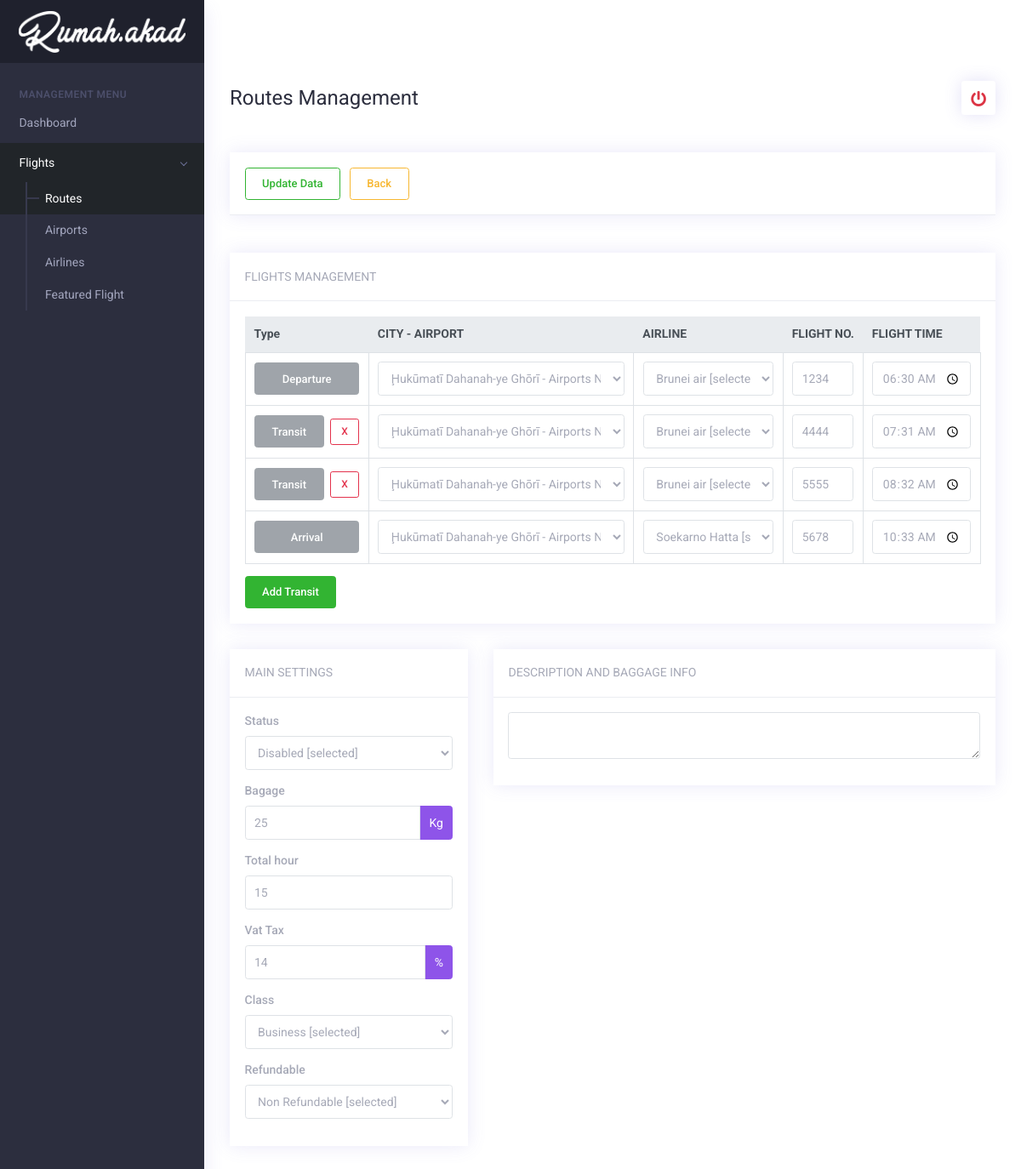
The app's page /routes?action=routes&edit=b534b291bb967933cc8593482 with its own data.
### tables this page shows
CREATE TABLE `main_routes` (
  `id_routes` varchar(25) NOT NULL,
  `status` enum('Enabled','Disabled') NOT NULL,
  `bagage` int(4) NOT NULL,
  `total_hour` int(2) NOT NULL,
  `vat_tax` char(6) NOT NULL,
  `class` enum('Economy','Business') NOT NULL,
  `refundable` enum('Refundable','Non Refundable') NOT NULL,
  `description` text DEFAULT NULL,
  `create_at` datetime NOT NULL DEFAULT current_timestamp()
);

CREATE TABLE `airports` (
  `id_airports` varchar(15) NOT NULL,
  `airports` varchar(75) NOT NULL,
  `code` varchar(3) NOT NULL,
  `citycode` varchar(3) NOT NULL,
  `cityname` varchar(25) NOT NULL,
  `countryname` varchar(25) NOT NULL,
  `countrycode` varchar(3) NOT NULL,
  `timezone` char(2) NOT NULL,
  `lat` char(15) NOT NULL,
  `lon` char(15) NOT NULL,
  `create_at` datetime NOT NULL DEFAULT current_timestamp()
);

CREATE TABLE `airlines` (
  `id_airlines` varchar(15) NOT NULL,
  `airlines` varchar(25) NOT NULL,
  `digit_code` varchar(3) NOT NULL,
  `country` varchar(25) NOT NULL,
  `thumb` text NOT NULL,
  `create_at` datetime NOT NULL DEFAULT current_timestamp(),
  `create_by` varchar(15) DEFAULT NULL
);

CREATE TABLE `flight_routes` (
  `id_flight` varchar(25) NOT NULL,
  `main_routes` varchar(25) NOT NULL,
  `type` enum('Departure','Transit','Arrival') NOT NULL,
  `airport_flight` varchar(15) DEFAULT NULL,
  `airlines_plane` varchar(15) DEFAULT NULL,
  `flight_no` char(4) NOT NULL,
  `flight_time` time NOT NULL,
  `create_at` datetime NOT NULL DEFAULT current_timestamp()
);

### application/views/form/routes.php (the view, shortened to what the rows shown need)
<body data-name="airlines">
	<div class="app">
		<div class="app-wrap">
			<div class="app-container">
				<div class="app-main" id="main">
					<div class="container-fluid">
						<div class="row">
							<div class="col-md-12 mb-30">
								<div class="d-block d-lg-flex d-flex flex-nowrap align-items-center mb-3">
									<div class="page-title mr-2 pr-2 ">
										<h1>
											<?= $title ?>
										</h1>
									</div>
								</div>
							</div>
							<?php
							if (isset($_GET['edit'])) {
								foreach ($data as $ds) {
							?>
									<form action="post?action=routes&update=true&id=<?= $_GET['edit'] ?>" method="POST" class="col-md-12">
										<div class="row">
											<div class="col-md-12 mb-3">
												<div class="card">
													<div class="card-header">
														<div class="d-block d-lg-flex flex-nowrap align-items-center">
															<div class="page-title mr-4">
																<input type="submit" class="btn-add btn btn-outline-success mr-2" name="update" value="Update Data" />
																<a href="routes" class="btn-add btn btn-outline-warning">
																	Back
																</a>
															</div>
														</div>
													</div>
												</div>
											</div>
											<div class="col-md-12 ">
												<div class="card">
													<div class="card-header">
														FLIGHTS MANAGEMENT
													</div>
													<div class="card-body">
														<div class="row">
															<div class="col-md-12 table-responsive select-wrapper">
																<table class="table table-bordered">
																	<thead class="thead-light">
																		<tr>
																			<th scope="col" width="10px">Type</th>
																			<th scope="col">CITY - AIRPORT</th>
																			<th scope="col">AIRLINE</th>
																			<th scope="col" width="10px">FLIGHT NO.</th>
																			<th scope="col" width="10px">FLIGHT TIME</th>
																		</tr>
																	</thead>
																	<tbody id="table-container">
																		<tr id="template-first">
																			<td><button class="btn btn-secondary" style="width: 100%;" disabled>Departure</button></td>
																			<td>
																				<div class="selects-contant routes">
																					<select data-country="country-code" class="js-single-selected form-control" required name="airport_departure" id="city-departure">
																						<option value="<?= $ds['departure']['id_airports'] ?>" selected><?= $ds['departure']['city_name'] . ' - ' . $ds['departure']['airport_name'] . ' [selected]' ?></option>
																					</select>
																				</div>
																			</td>
																			<td>
																				<div class="selects-contant routes" style="margin-right: 0 !important;">
																					<select required data-country="country-code" class="js-single-selected form-control" name="airlines_departure" id="airlines-departure">
																						<option value="<?= $ds['departure']['id_airlines'] ?>" selected><?= $ds['departure']['airlines_name'] . ' [selected]' ?></option>
																					</select>
																				</div>
																			</td>
																			<td>
																				<input type="number" maxlength="4" value="<?= $ds['departure']['flight_no'] ?>" name="no_departure" required class="form-control" />
																			</td>
																			<td>
																				<input type="time" required value="<?= $ds['departure']['flight_time'] ?>" name="hour_departure" id="time-departure" class="form-control" />
																			</td>
																		</tr>
																		<?php
																		for ($i = 0; $i < count($ds['transit']);) {
																		?>
																			<tr class="template-items" id="tr-<?= $i ?>">
																				<td>
																					<button class="btn btn-secondary" disabled>Transit</button>
																					<button data-id="tr-<?= $i ?>" id="btn-<?= $i ?>" type="button" class="button-remove-transit btn btn-outline-danger ml-1 btn-sm">X</button>
																				</td>
																				<td>
																					<div class="selects-contant routes">
																						<select required data-country="country-code" class="country-transit js-single-selected form-control" name="city_transit[]">
																							<option value="<?= $ds['transit'][$i]['id_airports'] ?>" selected><?= $ds['transit'][$i]['cityname'] . ' - ' . $ds['transit'][$i]['airports'] . ' [selected]' ?></option>
																						</select>
																					</div>
																				</td>
																				<td>
																					<div class="selects-contant routes" style="margin-right: 0 !important;">
																						<select required data-country="country-code" class="plane-transit js-single-selected form-control" name="plane_transit[]">
																							<option value="<?= $ds['transit'][$i]['id_airlines'] ?>" selected><?= $ds['transit'][$i]['airlines'] . ' [selected]' ?></option>
																						</select>
																					</div>
																				</td>
																				<td>
																					<input type="number" maxlength="4" value="<?= $ds['transit'][$i]['flight_no'] ?>" required name="no_transit[]" class="form-control" />
																				</td>
																				<td>
																					<input type="time" required value="<?= $ds['transit'][$i]['flight_time'] ?>" name="time_transit[]" class="form-control" />
																				</td>
																			</tr>
																		<?php
																			$i++;
																		}
																		?>
																		<tr>
																			<td><button class="btn btn-secondary" style="width: 100%;" disabled>Arrival</button></td>
																			<td>
																				<div class="selects-contant routes">
																					<select data-country="country-code" class="js-single-selected form-control" name="airport_arrival" id="country-arrival">
																						<option value="<?= $ds['arrival']['id_airports'] ?>" selected><?= $ds['arrival']['city_name'] . ' - ' . $ds['arrival']['airport_name'] . ' [selected]' ?></option>
																					</select>
																				</div>
																			</td>
																			<td>
																				<div class="selects-contant routes" style="margin-right: 0 !important;">
																					<select data-country="country-code" class="js-single-selected form-control" name="airlines_arrival" id="airlines-arrival">
																						<option value="<?= $ds['arrival']['id_airlines'] ?>" selected><?= $ds['arrival']['airlines_name'] . ' [selected]' ?></option>
																					</select>
																				</div>
																			</td>
																			<td>
																				<input type="number" value="<?= $ds['arrival']['flight_no'] ?>" maxlength="4" name="no_arrival" class="form-control" />
																			</td>
																			<td>
																				<input type="time" value="<?= $ds['arrival']['flight_time'] ?>" name="hour_arrival" id="time-arrival" class="form-control" />
																			</td>
																		</tr>
																	</tbody>
																</table>
															</div>
															<div class="col-md-4">
																<button type="button" class="button-add-transit btn btn-success">Add Transit</button>
															</div>
														</div>
													</div>
												</div>
											</div>
											<div class="col-md-4 select-wrapper">
												<div class="card">
													<div class="card-header">
														MAIN SETTINGS
													</div>
													<div class="card-body">
														<div class="row">
															<div class="col-md-12 selects-contant">
																<div class="form-group">
																	<label>Status</label>
																	<select name="status" required id="status" class="js-basic-single form-control">
																		<option value="<?= $ds['status'] ?>"><?= $ds['status'] . ' [selected]' ?></option>
																	</select>
																</div>
															</div>
															<div class="col-md-12">
																<div class="form-group">
																	<label>Bagage</label>
																	<div class="input-group">
																		<input required value="<?= $ds['bagage'] ?>" name="bagage" type="number" class="form-control">
																		<div class="input-group-append">
																			<span class="input-group-text">Kg</span>
																		</div>
																	</div>
																</div>
															</div>
															<div class="col-md-12">
																<div class="form-group">
																	<label>Total hour </label>
																	<input type="number" value="<?= $ds['total_hour'] ?>" name="total_hour" id="t_hour" class="form-control">
																</div>
															</div>
															<div class="col-md-12">
																<div class="form-group">
																	<label>Vat Tax</label>
																	<div class="input-group">
																		<input name="vat_tax" value="<?= $ds['vat_tax'] ?>" required type="text" class="form-control">
																		<div class="input-group-append">
																			<span class="input-group-text">%</span>
																		</div>
																	</div>
																</div>
															</div>
															<div class="col-md-12 selects-contant">
																<div class="form-group">
																	<label>Class</label>
																	<select required class="js-basic-single form-control" name="class" id="class">
																		<option value="<?= $ds['class'] ?>"><?= $ds['class'] . ' [selected]' ?></option>
																	</select>
																</div>
															</div>
															<div class="col-md-12 selects-contant">
																<div class="form-group">
																	<label>Refundable</label>
																	<select required class="js-basic-single form-control" name="refundable" id="refundable">
																		<option value="<?= $ds['refundable'] ?>"><?= $ds['refundable'] . ' [selected]' ?></option>
																	</select>
																</div>
															</div>
														</div>
													</div>
												</div>
											</div>
											<div class="col-md-8">
												<div class="card">
													<div class="card-header">
														DESCRIPTION AND BAGGAGE INFO
													</div>
													<div class="card-body">
														<div class="form-group">
															<textarea class="form-control" id="description" name="description">
																<?= $ds['description'] ?>
															</textarea>
														</div>
													</div>
												</div>
											</div>
										</div>
									</form>
								<?php
								}
							}
							?>
						</div>
					</div>
				</div>
			</div>
		</div>
	</div>

### records on screen
main_routes: airport_departure "Ḩukūmatī Dahanah-ye Ghōrī - Airports Name [selected]", airlines_departure "Brunei air [selected]", airport_arrival "Ḩukūmatī Dahanah-ye Ghōrī - Airports Name [selected]", airlines_arrival "Soekarno Hatta [selected]", status "Disabled [selected]", bagage "25", total_hour "15", vat_tax "14", class "Business [selected]", refundable "Non Refundable [selected]"
flight_routes: no_departure "1234", hour_departure "06:30:00"
flight_routes: airport_flight.cityname "Ḩukūmatī Dahanah-ye Ghōrī - Airports Name [selected]", airlines_plane.airlines "Brunei air [selected]", flight_no "4444", flight_time "07:31:00"
flight_routes: airport_flight.cityname "Ḩukūmatī Dahanah-ye Ghōrī - Airports Name [selected]", airlines_plane.airlines "Brunei air [selected]", flight_no "5555", flight_time "08:32:00"
flight_routes: no_arrival "5678", hour_arrival "10:33:00"

### other values on screen
$title "Routes Management"
